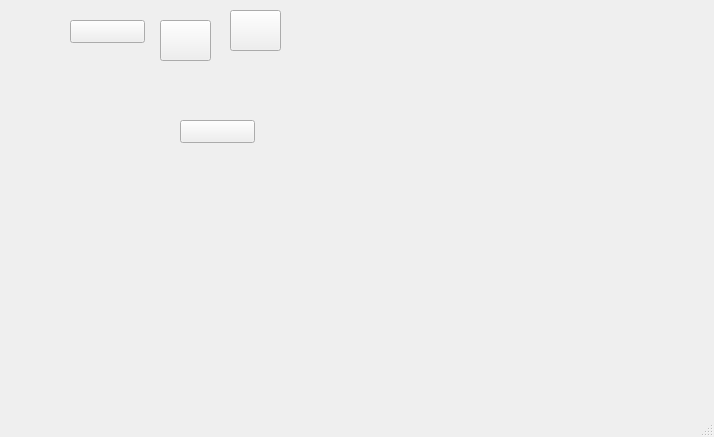
<?xml version="1.0" encoding="UTF-8"?>
<ui version="4.0">
 <class>MainWindow</class>
 <widget class="QMainWindow" name="MainWindow">
  <property name="enabled">
   <bool>true</bool>
  </property>
  <property name="geometry">
   <rect>
    <x>0</x>
    <y>0</y>
    <width>714</width>
    <height>437</height>
   </rect>
  </property>
  <property name="sizePolicy">
   <sizepolicy hsizetype="Fixed" vsizetype="Fixed">
    <horstretch>0</horstretch>
    <verstretch>0</verstretch>
   </sizepolicy>
  </property>
  <property name="windowTitle">
   <string>Lws</string>
  </property>
  <widget class="QWidget" name="centralwidget">
   <widget class="QPushButton" name="exit_b">
    <property name="geometry">
     <rect>
      <x>230</x>
      <y>10</y>
      <width>51</width>
      <height>41</height>
     </rect>
    </property>
    <property name="text">
     <string/>
    </property>
   </widget>
   <widget class="QPushButton" name="cam_b">
    <property name="geometry">
     <rect>
      <x>160</x>
      <y>20</y>
      <width>51</width>
      <height>41</height>
     </rect>
    </property>
    <property name="text">
     <string/>
    </property>
   </widget>
   <widget class="QPushButton" name="logset_b">
    <property name="geometry">
     <rect>
      <x>70</x>
      <y>20</y>
      <width>75</width>
      <height>23</height>
     </rect>
    </property>
    <property name="text">
     <string/>
    </property>
   </widget>
   <widget class="QPushButton" name="selprog_b">
    <property name="geometry">
     <rect>
      <x>180</x>
      <y>120</y>
      <width>75</width>
      <height>23</height>
     </rect>
    </property>
    <property name="text">
     <string/>
    </property>
   </widget>
  </widget>
  <widget class="QMenuBar" name="menubar">
   <property name="geometry">
    <rect>
     <x>0</x>
     <y>0</y>
     <width>714</width>
     <height>20</height>
    </rect>
   </property>
  </widget>
  <widget class="QStatusBar" name="statusbar"/>
 </widget>
 <resources/>
 <connections/>
</ui>
